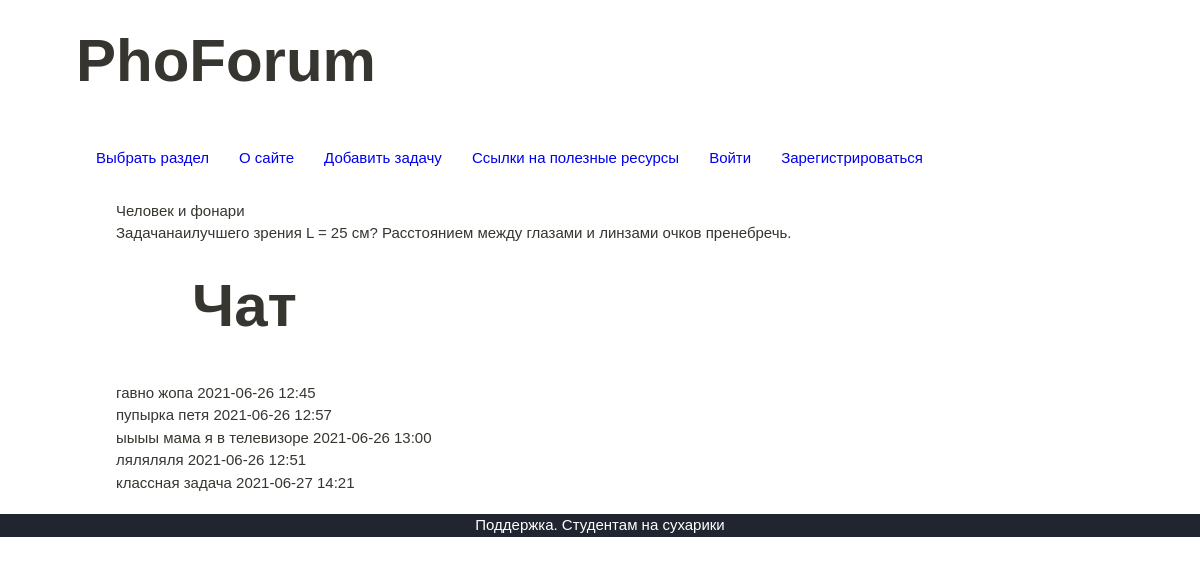
The page /optica/3 on the database its author committed.
### mainapp/models.py (models this page shows, shortened)
class Task(models.Model):
    title = models.CharField(max_length=100, verbose_name="Название задачи", blank=True)
    content = models.TextField(max_length=3500, verbose_name="Условие задачи")
    image = models.ImageField(blank=True, null=True, verbose_name="Рисунок к условию")
    resource = models.CharField(max_length=500, blank=True, verbose_name="Источник/название олимпиады")
    year = models.PositiveSmallIntegerField(blank=True, null=True, verbose_name="Год")
    grade = models.IntegerField(verbose_name="Класс",  choices=GRADE_CHOICES, default=None, blank=True, null=True)
    difficulty_level = models.PositiveSmallIntegerField(verbose_name="Уровень сложности", blank=True, null=True)
    answer = models.CharField(max_length=500, blank=True, verbose_name="Ответ")
    category = models.ForeignKey(
        'Category',
        verbose_name="Раздел",
        on_delete=models.CASCADE,
        blank=True, null=True
    )
    class Meta:
        ordering = ['difficulty_level', 'grade', 'year']

### mainapp/views.py (the view)
# urls.py: path('<slug:category_slug>/<int:task_id>', get_task, name='task')
def get_task(request, category_slug, task_id):
    task_by_id = get_object_or_404(Task, id=task_id)
    if task_by_id.category.slug == category_slug:
        comments = Comment.objects.filter(task_id=task_id)
        tree = create_comment_tree(comments)
        context = {
            'title': 'PhoForum',
            'task': task_by_id,
            'tree': tree
        }
        template_name = 'mainapp/task.html'
    else:
        raise Http404("Invalid path.")
    return render(request, template_name=template_name, context=context)

### mainapp/templatetags/comments_tree.py (called while the page is built)
@register.filter
def comments_filter(tree):
    res = """
        <ul>
            {}
        </ul>
        """
    i = ''
    for comment in tree:
        i += f"""
        <li>
            {comment.get('text')}
            {comment.get('timestamp_create')}
        </li>
        """
        if comment.get('children'):
            i += comments_filter(comment['children'])
    return mark_safe(res.format(i))

### mainapp/utils.py (called while the page is built)
def get_children(children_qs):
    res_children = []
    for comment in children_qs:
        com_dict = {
            'author': comment.author,
            'id': comment.id,
            'text': comment.text,
            'timestamp_create': comment.timestamp_create.strftime('%Y-%m-%d %H:%M'),
            'timestamp_update': comment.timestamp_update.strftime('%Y-%m-%d %H:%M'),
            'is_child': comment.is_child,
            'parent_id': comment.parent_id
        }
        next_children_qs = comment.comment_children.all()
        if next_children_qs:
            com_dict['children'] = get_children(next_children_qs)
        res_children.append(com_dict)
    return res_children

def create_comment_tree(qs):    #qs-queryset
    res = []
    for comment in qs:
        com_dict = {
            'author': comment.author,
            'id': comment.id,
            'text': comment.text,
            'timestamp_create': comment.timestamp_create.strftime('%Y-%m-%d %H:%M'),
            'timestamp_update': comment.timestamp_update.strftime('%Y-%m-%d %H:%M'),
            'is_child': comment.is_child,
            'parent_id': comment.parent_id
        }
        children_qs = comment.comment_children.all()
        if children_qs:
            com_dict['children'] = get_children(children_qs)
        if not comment.is_child:
            res.append(com_dict)
    return res

### mainapp/templates/mainapp/task.html (shortened to what this page needs)
{% extends 'mainapp/base.html' %}
{% load comments_tree %}
{% block content %}
{% if task.title %}
<h3>{{ task.title }}</h3>
{% endif %}
<p class="task-over-chat">Задача{{ task.content }}</p>
<h1>Чат</h1>
<ul>
{{ tree|comments_filter }}
</ul>
{% endblock content %}

### mainapp/static/mainapp/css/styles.css (style rules this page uses)
* { padding: 0; margin: 0; border: 0; }
*,*:before,*:after { -moz-box-sizing: border-box; -webkit-box-sizing: border-box; box-sizing: border-box; }
html,body { height: 100%; width: 100%; font-size: 100%; line-height: 1; font-size: 15px; -ms-text-size-adjust: 100%; -moz-text-size-adjust: 100%; -webkit-text-size-adjust: 100%; }
ul li { list-style: none; }
h1,h2,h3,h4,h5,h6 { font-size:inherit;font-weight: 400; }
body { font-family: sans-serif; color: rgb(55, 53, 47); font-size: 15px; line-height: 1.5; }
h1 { padding: 25px 10px 40px 76px; font-size: 4em; font-weight: 700; line-height: 1.2; }

### rows shown on the page
Task: title "Человек и фонари", content "наилучшего зрения L = 25 см? Расстоянием между глазами и линзами очков пренебречь."

### other values the page prints
{{ tree|comments_filter }} "гавно жопа 2021-06-26 12:45 пупырка петя 2021-06-26 12:57 ыыыы мама я в телевизоре 2021-06-26 13:00 ляляляля 2021-06-26 12:51 классная задача 2021-06-27 14:21"
